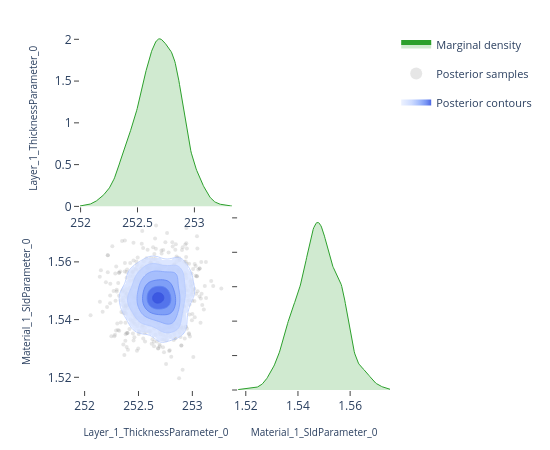

Here is the notebook cell this chart was saved with:
### Code cell
# ---- Pairwise focus: thickness vs SLD ---------------------------------------
# A 2-parameter corner plot zooms in on the joint posterior for a specific
# pair.  This is the same view the EasyReflectometryApp's "2D Heatmap"
# sub-tab uses to inspect parameter degeneracies.


params_of_interest = ['Layer_1_ThicknessParameter_0', 'Material_1_SldParameter_0']
idx = [posterior.param_names.index(p) for p in params_of_interest]
subset_draws = np.asarray(posterior.draws)[:, idx]

fig = plot_corner(subset_draws, params_of_interest)
fig.show()

### Figure 1 — Plotly figure (JSON) as saved in the notebook; plotly's stock layout.template omitted (floating-point values rounded to 4 significant figures; data arrays with more than 128 entries replaced by an {"elided": "..."} marker saying what was removed)
{"data": [{"fill": "tozeroy", "fillcolor": "rgba(44, 160, 44, 0.22)", "hoverinfo": "skip", "legendgroup": "marginal", "line": {"color": "rgb(44, 160, 44)", "width": 1}, "mode": "lines", "name": "Marginal density", "showlegend": true, "type": "scatter", "x": {"elided": "256 float values"}, "xaxis": "x", "y": {"elided": "256 float values"}, "yaxis": "y"}, {"hoverinfo": "skip", "legendgroup": "scatter", "marker": {"color": "rgba(140, 140, 140, 0.22)", "size": 4}, "mode": "markers", "name": "Posterior samples", "showlegend": true, "type": "scatter", "x": {"elided": "800 float values"}, "xaxis": "x3", "y": {"elided": "800 float values"}, "yaxis": "y3", "zorder": 0}, {"colorscale": [[0.0, "rgba(224, 233, 255, 0.62)"], [0.35, "rgba(183, 203, 255, 0.70)"], [0.6, "rgba(138, 169, 252, 0.78)"], [0.82, "rgba(96, 131, 242, 0.84)"], [1.0, "rgba(58, 86, 224, 0.90)"]], "connectgaps": false, "contours": {"coloring": "fill", "end": 97.81, "showlabels": false, "showlines": false, "size": 15.44, "start": 20.59}, "hoverinfo": "skip", "legendgroup": "contour", "name": "Posterior contours", "showlegend": true, "showscale": false, "type": "contour", "x": [252.0, 252.0, 252.0, 252.0, 252.1, 252.1, 252.1, 252.1, 252.1, 252.1, 252.2, 252.2, 252.2, 252.2, 252.2, 252.2, 252.3, 252.3, 252.3, 252.3, 252.3, 252.3, 252.4, 252.4, 252.4, 252.4, 252.4, 252.5, 252.5, 252.5, 252.5, 252.5, 252.5, 252.6, 252.6, 252.6, 252.6, 252.6, 252.6, 252.7, 252.7, 252.7, 252.7, 252.7, 252.7, 252.8, 252.8, 252.8, 252.8, 252.8, 252.8, 252.9, 252.9, 252.9, 252.9, 252.9, 252.9, 253.0, 253.0, 253.0, 253.0, 253.0, 253.0, 253.1, 253.1, 253.1, 253.1, 253.1, 253.1, 253.2, 253.2, 253.2, 253.2, 253.2, 253.2, 253.3, 253.3, 253.3, 253.3, 253.3], "xaxis": "x3", "y": [1.517, 1.518, 1.519, 1.519, 1.52, 1.521, 1.521, 1.522, 1.523, 1.524, 1.524, 1.525, 1.526, 1.527, 1.527, 1.528, 1.529, 1.53, 1.53, 1.531, 1.532, 1.533, 1.533, 1.534, 1.535, 1.535, 1.536, 1.537, 1.538, 1.538, 1.539, 1.54, 1.541, 1.541, 1.542, 1.543, 1.544, 1.544, 1.545, 1.546, 1.547, 1.547, 1.548, 1.549, 1.549, 1.55, 1.551, 1.552, 1.552, 1.553, 1.554, 1.555, 1.555, 1.556, 1.557, 1.558, 1.558, 1.559, 1.56, 1.561, 1.561, 1.562, 1.563, 1.563, 1.564, 1.565, 1.566, 1.566, 1.567, 1.568, 1.569, 1.569, 1.57, 1.571, 1.572, 1.572, 1.573, 1.574, 1.575, 1.575], "yaxis": "y3", "z": {"elided": "80x80 float values"}, "zmax": 97.81, "zmin": 20.59, "zorder": 1}, {"colorscale": [[0.0, "rgba(183, 203, 255, 0.94)"], [0.35, "rgba(183, 203, 255, 0.94)"], [0.35, "rgba(138, 169, 252, 0.95)"], [0.6, "rgba(138, 169, 252, 0.95)"], [0.6, "rgba(96, 131, 242, 0.96)"], [0.82, "rgba(96, 131, 242, 0.96)"], [0.82, "rgba(58, 86, 224, 0.98)"], [1.0, "rgba(58, 86, 224, 0.98)"]], "contours": {"coloring": "lines", "end": 97.81, "showlabels": false, "size": 15.44, "start": 20.59}, "hoverinfo": "skip", "legendgroup": "contour", "line": {"width": 0.9}, "showlegend": false, "showscale": false, "type": "contour", "x": [252.0, 252.0, 252.0, 252.0, 252.1, 252.1, 252.1, 252.1, 252.1, 252.1, 252.2, 252.2, 252.2, 252.2, 252.2, 252.2, 252.3, 252.3, 252.3, 252.3, 252.3, 252.3, 252.4, 252.4, 252.4, 252.4, 252.4, 252.5, 252.5, 252.5, 252.5, 252.5, 252.5, 252.6, 252.6, 252.6, 252.6, 252.6, 252.6, 252.7, 252.7, 252.7, 252.7, 252.7, 252.7, 252.8, 252.8, 252.8, 252.8, 252.8, 252.8, 252.9, 252.9, 252.9, 252.9, 252.9, 252.9, 253.0, 253.0, 253.0, 253.0, 253.0, 253.0, 253.1, 253.1, 253.1, 253.1, 253.1, 253.1, 253.2, 253.2, 253.2, 253.2, 253.2, 253.2, 253.3, 253.3, 253.3, 253.3, 253.3], "xaxis": "x3", "y": [1.517, 1.518, 1.519, 1.519, 1.52, 1.521, 1.521, 1.522, 1.523, 1.524, 1.524, 1.525, 1.526, 1.527, 1.527, 1.528, 1.529, 1.53, 1.53, 1.531, 1.532, 1.533, 1.533, 1.534, 1.535, 1.535, 1.536, 1.537, 1.538, 1.538, 1.539, 1.54, 1.541, 1.541, 1.542, 1.543, 1.544, 1.544, 1.545, 1.546, 1.547, 1.547, 1.548, 1.549, 1.549, 1.55, 1.551, 1.552, 1.552, 1.553, 1.554, 1.555, 1.555, 1.556, 1.557, 1.558, 1.558, 1.559, 1.56, 1.561, 1.561, 1.562, 1.563, 1.563, 1.564, 1.565, 1.566, 1.566, 1.567, 1.568, 1.569, 1.569, 1.57, 1.571, 1.572, 1.572, 1.573, 1.574, 1.575, 1.575], "yaxis": "y3", "z": {"elided": "80x80 float values"}, "zmax": 97.81, "zmin": 20.59, "zorder": 2}, {"fill": "tozeroy", "fillcolor": "rgba(44, 160, 44, 0.22)", "hoverinfo": "skip", "legendgroup": "marginal", "line": {"color": "rgb(44, 160, 44)", "width": 1}, "mode": "lines", "name": "Marginal density", "showlegend": false, "type": "scatter", "x": {"elided": "256 float values"}, "xaxis": "x4", "y": {"elided": "256 float values"}, "yaxis": "y4"}], "layout": {"height": 450, "legend": {"font": {"size": 11}, "itemsizing": "constant", "orientation": "v", "x": 1.02, "xanchor": "left", "y": 1.0, "yanchor": "top"}, "margin": {"b": 60, "l": 80, "r": 160, "t": 30}, "plot_bgcolor": "white", "showlegend": true, "width": 550, "xaxis": {"anchor": "y", "domain": [0.0, 0.49], "showgrid": false, "ticks": "outside", "zeroline": false}, "xaxis2": {"anchor": "y2", "domain": [0.51, 1.0], "showgrid": false, "ticks": "outside", "visible": false, "zeroline": false}, "xaxis3": {"anchor": "y3", "domain": [0.0, 0.49], "showgrid": false, "ticks": "outside", "title": {"font": {"size": 10}, "text": "Layer_1_ThicknessParameter_0"}, "zeroline": false}, "xaxis4": {"anchor": "y4", "domain": [0.51, 1.0], "showgrid": false, "ticks": "outside", "title": {"font": {"size": 10}, "text": "Material_1_SldParameter_0"}, "zeroline": false}, "yaxis": {"anchor": "x", "domain": [0.51, 1.0], "showgrid": false, "ticks": "outside", "title": {"font": {"size": 10}, "text": "Layer_1_ThicknessParameter_0"}, "zeroline": false}, "yaxis2": {"anchor": "x2", "domain": [0.51, 1.0], "showgrid": false, "ticks": "outside", "visible": false, "zeroline": false}, "yaxis3": {"anchor": "x3", "domain": [0.0, 0.49], "showgrid": false, "ticks": "outside", "title": {"font": {"size": 10}, "text": "Material_1_SldParameter_0"}, "zeroline": false}, "yaxis4": {"anchor": "x4", "domain": [0.0, 0.49], "showgrid": false, "showticklabels": false, "ticks": "outside", "zeroline": false}}}
